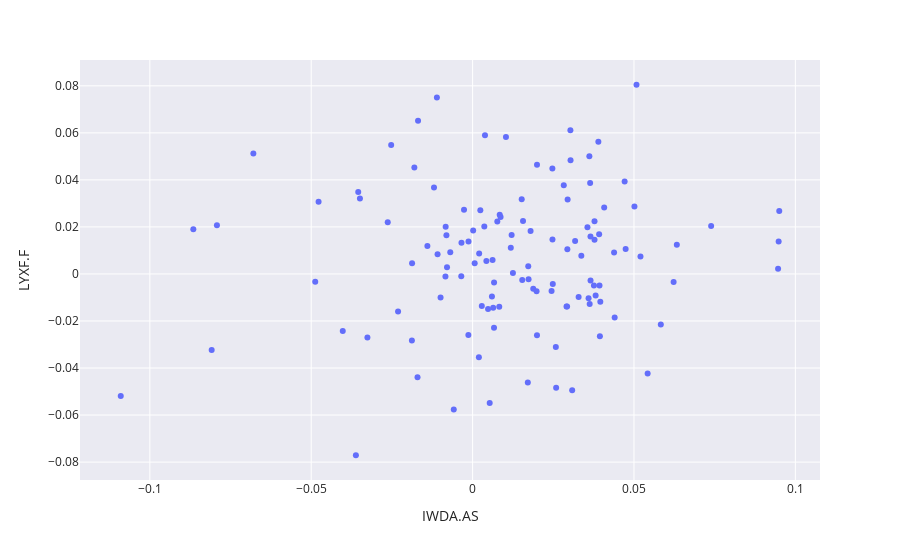

Notebook source saved alongside this figure:
### Code cell
ETFs_ret = ETFs_mensal.pct_change()

# Fazer scatter plot
fig = px.scatter(ETFs_ret, x=tickers[1], y=tickers[2])

# Acrescentar tema
fig = fig.update_layout(template='seaborn')

fig.show()
